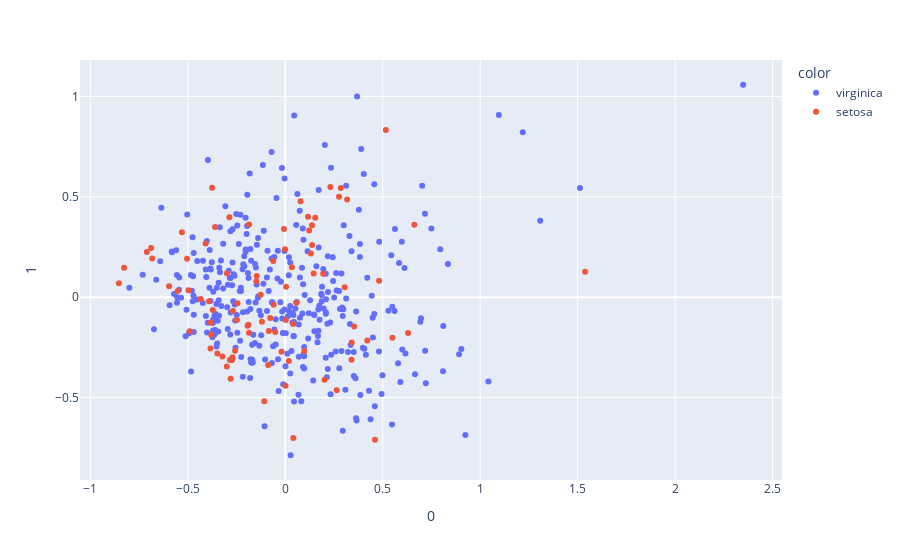

The notebook cell saved with this chart:
### Code cell
fig = px.scatter(components, x=0, y=1,color=df['points']) 
fig.show()
